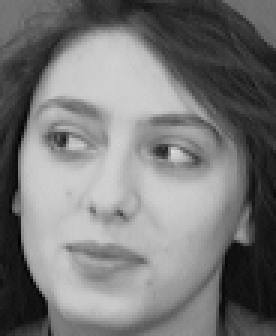
#> input picture Identificar Faces de uma mesma Pessoa/Test/15.png, 92 x 112 px, found by its file name (shown 3 times larger)
$ python faces.program.py
#> lines starting #> are read from the running program, lines starting #| are printed output that depends on the picture
import cv2 as cv
import numpy as np
import glob
from skimage.feature import local_binary_pattern

def image2feature (filename):
#> called with filename = 'Faces/Test/15.png'
    img = cv.imread(filename)
#> img is the input picture: shape (112, 92, 3); min 0, max 220, mean 120.3
    img = cv.cvtColor(img, cv.COLOR_BGR2GRAY)
#> img: shape (112, 92)
    lbp = local_binary_pattern(img, 8*3, 3, method = 'uniform')
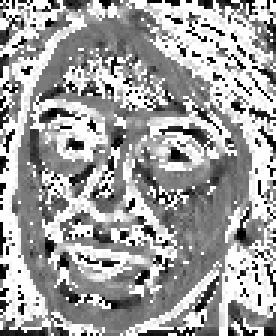
#> lbp: shape (112, 92) float64 (shown 3 times larger); min 0, max 25, mean 15.8; drawn with min black and max white
    x = np.unique(lbp.ravel(), return_counts = True)
    feature = x[1]/sum(x[1])
#> feature = 26 values, max 0.321 at index 25, min 0.00718 at index 20, mean 0.0385
    return feature

def distance (x,y):
    return np.linalg.norm(x-y)

query = 'Faces/Test/15.png'
queryFeature = image2feature(query)
#> queryFeature has the same summary as feature in image2feature

menorDistancia = 99999999
mostSimilar = ""
for filename in glob.iglob('Faces/Train/*.png'):
    databaseFeature = image2feature(filename)
    distancia = distance (queryFeature, databaseFeature)
    if (distancia < menorDistancia):
        menorDistancia = distancia
        mostSimilar = filename

img = cv.imread(mostSimilar, 0)
query = cv.imread(query, 0)


cv.imshow("AOw",img)
cv.imshow("AO",query)
cv.waitKey(0)
cv.destroyAllWindows()

$ run again, with Identificar Faces de uma mesma Pessoa/Test/1.png copied over Identificar Faces de uma mesma Pessoa/Test/15.png
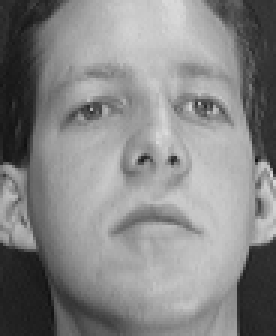
#> input picture Identificar Faces de uma mesma Pessoa/Test/1.png, 92 x 112 px, found by its file name (shown 3 times larger)
#> in image2feature, img is the input picture: shape (112, 92, 3); min 15, max 219, mean 134.2
#> img: shape (112, 92)
#> in image2feature, `lbp = local_binary_pattern(img, 8*3, 3, method = 'uniform')`:
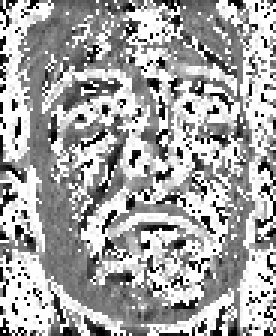
#> lbp: shape (112, 92) float64 (shown 3 times larger); min 0, max 25, mean 16.2; drawn with min black and max white
#> feature = 26 values, max 0.354 at index 25, min 0.00912 at index 20, mean 0.0385
#> queryFeature has the same summary as feature in image2feature

$ run again, with Identificar Faces de uma mesma Pessoa/Test/10.png copied over Identificar Faces de uma mesma Pessoa/Test/15.png
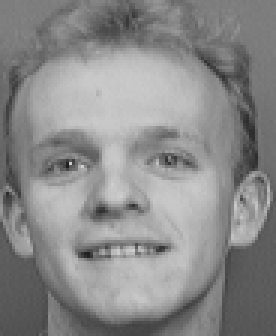
#> input picture Identificar Faces de uma mesma Pessoa/Test/10.png, 92 x 112 px, found by its file name (shown 3 times larger)
#> in image2feature, img is the input picture: shape (112, 92, 3); min 31, max 207, mean 138
#> img: shape (112, 92)
#> in image2feature, `lbp = local_binary_pattern(img, 8*3, 3, method = 'uniform')`:
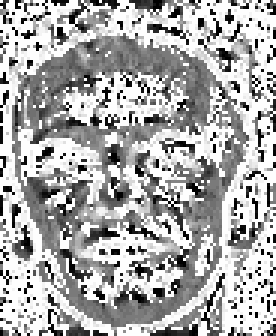
#> lbp: shape (112, 92) float64 (shown 3 times larger); min 0, max 25, mean 16.8; drawn with min black and max white
#> feature = 26 values, max 0.394 at index 25, min 0.00932 at index 18, mean 0.0385
#> queryFeature has the same summary as feature in image2feature

$ run again, with Identificar Faces de uma mesma Pessoa/Test/11.png copied over Identificar Faces de uma mesma Pessoa/Test/15.png
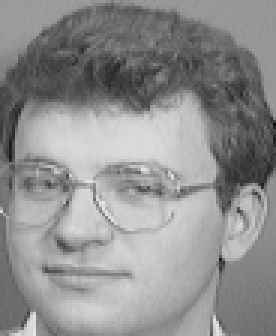
#> input picture Identificar Faces de uma mesma Pessoa/Test/11.png, 92 x 112 px, found by its file name (shown 3 times larger)
#> in image2feature, img is the input picture: shape (112, 92, 3); min 9, max 233, mean 143.4
#> img: shape (112, 92)
#> in image2feature, `lbp = local_binary_pattern(img, 8*3, 3, method = 'uniform')`:
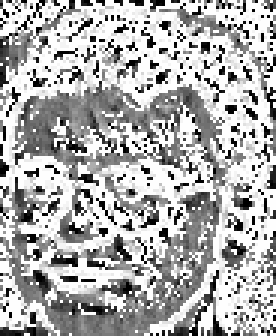
#> lbp: shape (112, 92) float64 (shown 3 times larger); min 0, max 25, mean 17.2; drawn with min black and max white
#> feature = 26 values, max 0.426 at index 25, min 0.0065 at index 18, mean 0.0385
#> queryFeature has the same summary as feature in image2feature
